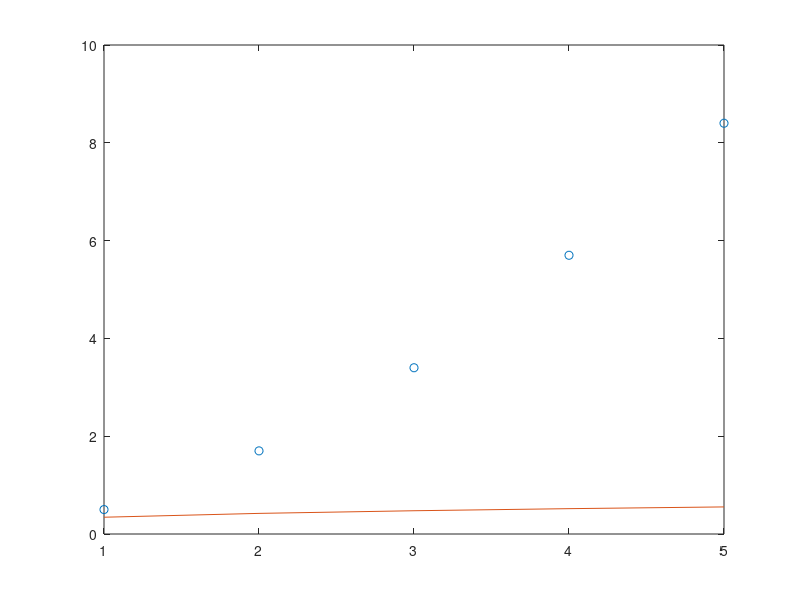

Source code (MATLAB):
close all
clear all
clc
x=[1:5];
X=log10(x);
y=[0.5 1.7 3.4 5.7 8.4];
yo=log10(y)
sumx=sum(x);
sumy=sum(yo);
sumxy=sum(x.*yo);
sumxsq=sum(x.^2);
n=length(x);
A=[n sumx;sumx sumxsq];
B=[sumy;sumxy];
m=A\B
a2=10^(m(1))
b2=m(2)
a2
b2
plot(x,y,'o')
hold on
ym=a2*(x.^(b2));
plot(x,ym)
